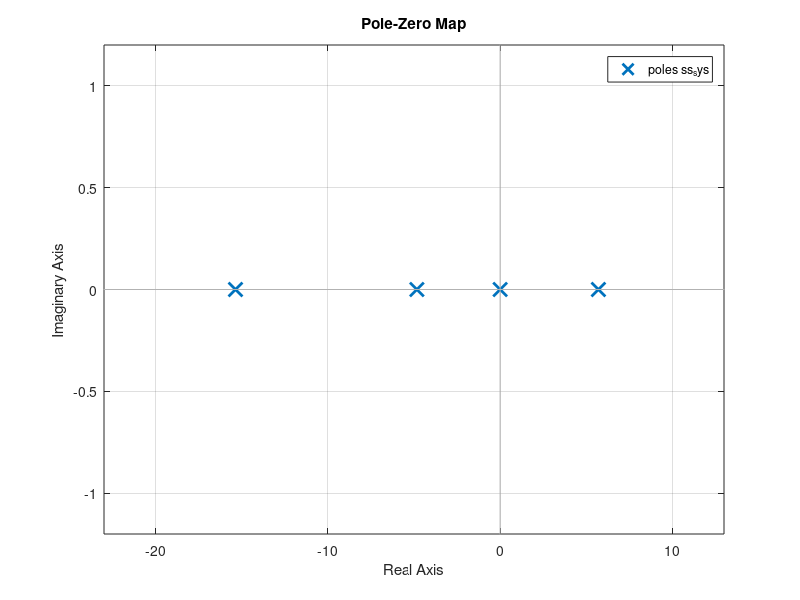

This chart was generated by the following MATLAB code: (Note: this script raises an error after producing the figure.)
%% ECSE 403 - Final Project
% Author: Antonios Valkanas

%% Feedback gain
% Contents:
% Inverted Pendulum state space realization.
% Transfer function from state space.
% Pole-Zero map.
% Root locus.
% Controllability condition check.
% Pole placement such that we roughly get 10% overshoot, 0.9s settling time.


% Optimal Gain for short pole(-54.65, -24, -63.03, -5.56) 
% with parameters:
%         RiseTime: 0.4854
%     SettlingTime: 1.6205
%      SettlingMin: 0.0713
%      SettlingMax: 0.0864
%        Overshoot: 12.3046
%       Undershoot: 0
%             Peak: 0.0864
%         PeakTime: 1.0362


% Optimal Gain for tall pole ( -61.4774  -32.7469 -120.6124  -13.9459)
% with parameters
%         RiseTime: 0.6473
%     SettlingTime: 2.1607
%      SettlingMin: 0.1267
%      SettlingMax: 0.1536
%        Overshoot: 12.3046
%       Undershoot: 0
%             Peak: 0.1536
%         PeakTime: 1.3816

% % Constants in SI units - Taken from Lab Manual.
lp = 2*0.168; % Pole length
mp = 2*0.106; % Pole mass
r = 0.0064; % Gear radius
mc = 0.526; % Cart mass
Km = 0.0077; % Proportionality constant
g = 9.8226; % Gravitational Constant
Ra = 2.6; % Armature resistance
Kg = 3.7; % Proportionality constant
B_ = Kg*Km/r; % Proportionality constant
% 
%Define tf variable
s = tf('s');

% Define state space.
A = [0, 1, 0, 0; 
    0, -B_^2/mc/Ra, -mp*g/mc, 0; 
    0, 0, 0, 1; 
    0, B_^2/mc/lp/Ra, (mc+mp)*g/mc/lp, 0];
B = transpose([0, B_/mc/Ra, 0, -B_/mc/lp/Ra]);
C = [1 0 0 0; 0 0 1 0];
D = [0 0]';
ss_sys = ss(A,B,C,D);
%ss_tf = ss2tf(A,B,C,D)
% Get transfer function from state space.
y = tf(ss_sys)
figure(1)
pzmap(ss_sys)
eig(A);
inv(ctrb(A,B))
% % As we can see y is unstable with 2 non-negative poles.
% figure(2)
% %rlocus(y)
% 
% % Check controllability condition on A.
% Co = ctrb(A,B)
% non_Zero_det = det(Co)
% 
% % A way to fix instability is pole placement.
p = [-20+20i, -20-20i, -1.5 + 2.25i, -1.5 - 2.25i];
K = place(A,B,p)
[b,a] = ss2tf(A-B*K,B,C,D,1);
ss_sys = ss(A-B*K,B,C,D);
%%pzmap(ss_sys)
% y_k = tf(b,a)
% figure(3)
% pzmap(y_k)
% figure(4)
% step(y_k)
% stepinfo(y_k)
y = tf(1/((s-p(3))*(s-p(4))));
stepinfo(y)


%% LQR

% Short bar design
Q = [80 0 0 0;
    0 50 0 0;
    0 0 1000 0;
    0 0 0 20];
R = 0.08;

% Tall bar design
% Define state space.
A = [0, 1, 0, 0; 
    0, -B_^2/mc/Ra, -mp*g/mc, 0; 
    0, 0, 0, 1; 
    0, B_^2/mc/lp/Ra, (mc+mp)*g/mc/lp, 0];
B = transpose([0, B_/mc/Ra, 0, -B_/mc/lp/Ra]);
D = [0 0]';
ss_sys = ss(A,B,C,D);
Q = [80 0 0 0;
    0 50 0 0;
    0 0 1000 0;
    0 0 0 20];
R = 0.15;
K = lqr(A,B,Q,R)
[b,a] = ss2tf(A-B*K,B,C,D,1);
ss_sys = ss(A-B*K,B,C,D);
%%pzmap(ss_sys)
% y_k = tf(b,a)
% figure(3)
% pzmap(y_k)
% figure(4)
% step(y_k)
% stepinfo(y_k)
y = tf(1/((s-p(3))*(s-p(4))));
stepinfo(y)